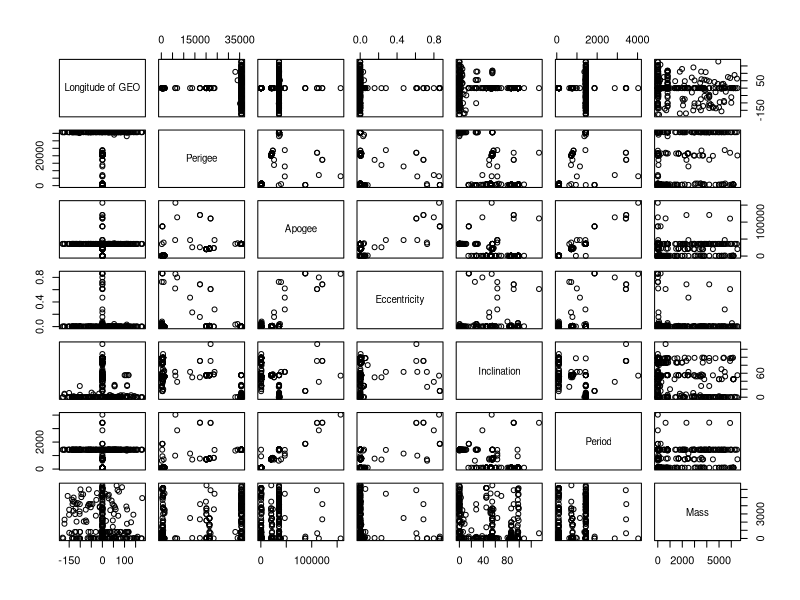
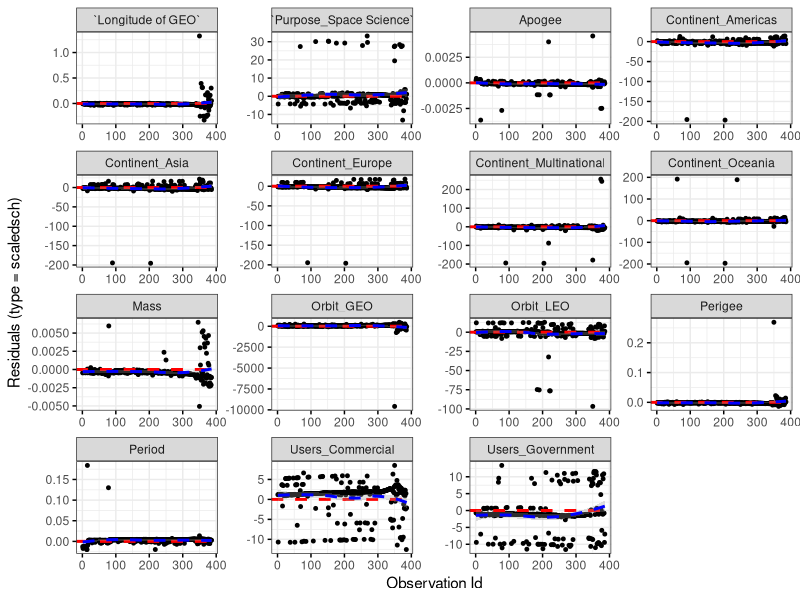

The R source for these figures, in order:
## ---- chunk 1
library(readxl)
data <- read_excel("../Dataset/JoinDatasets.xlsx", col_names = TRUE)
## ---- chunk 2
library(readxl)
library(survival)
library(survminer)
library(dplyr) 
library(ggplot2)
library(knitr)
library(broom)
library(tidyr)
## ---- chunk 3
summary(data)
## ---- chunk 4
data$Country <- factor(data$Country, ordered = F)
print('Country')
table(data$Country)

data$Continent <- factor(data$Continent, ordered = F)
print('Continent')
table(data$Continent)

data$Users <- factor(data$Users, ordered = F)
print('Users')
table(data$Users)

data$Purpose <- factor(data$Purpose, ordered = F)
print('Purpose')
table(data$Purpose)

data$Orbit <- factor(data$Orbit, ordered = F)
print('Class of Orbit')
table(data$Orbit)

data$Status <- factor(data$Status, ordered = F)
print('Status')
table(data$Status)
## ---- chunk 5
data <- data[sample(nrow(data)), ]
## ---- chunk 6
num <- c("Longitude of GEO", "Perigee", "Apogee", "Eccentricity", "Inclination", "Period", "Mass")
data_num <- data[,num]

cor(data_num)
# Apogee - Period 0.96672436  
# Perigee - Inclination -0.88628415   
# Perigee - Period 0.8327784  
# Period - Inclination -0.73233046  
# Apogee - Perigee 0.67998408  
# Apogee - Eccentricity 0.67998408  
# Apogee - Inclination -0.60232423  

pairs(data_num)
## ---- chunk 7
#install.packages("fastDummies")
library(fastDummies)

# USERS : Levels: Civil Commercial Government Military

dummy_data <- dummy_cols(data, select_columns = "Users", remove_first_dummy = TRUE)

# PURPOSE : Levels: Communications Earth Observation Navigation Space Science Technology Development

dummy_data <- dummy_cols(dummy_data, select_columns = "Purpose", remove_first_dummy = TRUE)


# ORBIT : Levels: Elliptical GEO LEO MEO

dummy_data <- dummy_cols(dummy_data, select_columns = "Orbit", remove_first_dummy = TRUE)


# CONTINENT: Levels: Africa Americas Asia Europe Multinational Oceania

dummy_data <- dummy_cols(dummy_data, select_columns = "Continent", remove_first_dummy = TRUE)


# dataset senza Purpose, Users, Continent and Orbit

dummy_data <- dummy_data[,c(1:2,6:17,19:33)]

## ---- chunk 8
time <- dummy_data$`Effective Lifetime`
status <- dummy_data$Status

covariates <- c("Longitude of GEO" , "Perigee" ,"Apogee", "Eccentricity" ,"Inclination", "Period", "Mass", "Users_Commercial", "Users_Government",                      "Users_Military", "Purpose_Earth Observation", "Purpose_Navigation", "Purpose_Space Science", "Purpose_Technology Development",                        "Orbit_GEO", "Orbit_LEO",  "Orbit_MEO", "Continent_Americas", "Continent_Asia", "Continent_Europe", "Continent_Multinational",       
                 "Continent_Oceania")

n_coef <- length(covariates)

cox1 <- coxph(Surv(time,status == 'retired') ~ ., data = dummy_data[,covariates])
summary(cox1)

## ---- chunk 9
time <- dummy_data$`Effective Lifetime`
status <- dummy_data$Status

covariates <- c("Longitude of GEO" , "Perigee" ,"Apogee", "Eccentricity" ,"Inclination", "Period", "Mass", "Users_Commercial", "Users_Government",                      "Users_Military", "Purpose_Earth Observation", "Purpose_Navigation", "Purpose_Space Science","Orbit_GEO", "Orbit_LEO","Orbit_MEO",                    "Continent_Americas", "Continent_Asia", "Continent_Europe", "Continent_Multinational","Continent_Oceania")

n_coef <- length(covariates)

cox2 <- coxph(Surv(time,status == 'retired') ~ ., data = dummy_data[,covariates])
summary(cox2)

## ---- chunk 10
time <- dummy_data$`Effective Lifetime`
status <- dummy_data$Status

covariates <- c("Longitude of GEO" , "Perigee" ,"Apogee", "Eccentricity" ,"Inclination", "Period", "Mass", "Users_Commercial", "Users_Government",                      "Users_Military", "Purpose_Earth Observation", "Purpose_Navigation", "Purpose_Space Science","Orbit_GEO", "Orbit_LEO",                    "Continent_Americas", "Continent_Asia", "Continent_Europe", "Continent_Multinational","Continent_Oceania")

n_coef <- length(covariates)

cox3 <- coxph(Surv(time,status == 'retired') ~ ., data = dummy_data[,covariates])
summary(cox3)

## ---- chunk 11
time <- dummy_data$`Effective Lifetime`
status <- dummy_data$Status

covariates <- c("Longitude of GEO" , "Perigee" ,"Apogee", "Eccentricity" ,"Inclination", "Period", "Mass", "Users_Commercial", "Users_Government",                      "Users_Military", "Purpose_Earth Observation", "Purpose_Space Science","Orbit_GEO", "Orbit_LEO",                    "Continent_Americas", "Continent_Asia", "Continent_Europe", "Continent_Multinational","Continent_Oceania")

n_coef <- length(covariates)

cox4 <- coxph(Surv(time,status == 'retired') ~ ., data = dummy_data[,covariates])
summary(cox4)

## ---- chunk 12
time <- dummy_data$`Effective Lifetime`
status <- dummy_data$Status

covariates <- c("Longitude of GEO" , "Perigee" ,"Apogee" ,"Inclination", "Period", "Mass", "Users_Commercial", "Users_Government",                      "Users_Military", "Purpose_Earth Observation", "Purpose_Space Science","Orbit_GEO", "Orbit_LEO",                    "Continent_Americas", "Continent_Asia", "Continent_Europe", "Continent_Multinational","Continent_Oceania")

n_coef <- length(covariates)

cox5 <- coxph(Surv(time,status == 'retired') ~ ., data = dummy_data[,covariates])
summary(cox5)

## ---- chunk 13
time <- dummy_data$`Effective Lifetime`
status <- dummy_data$Status

covariates <- c("Longitude of GEO" , "Perigee" ,"Apogee" ,"Inclination", "Period", "Mass", "Users_Commercial", "Users_Government", "Purpose_Earth Observation", "Purpose_Space Science","Orbit_GEO", "Orbit_LEO", "Continent_Americas", "Continent_Asia", "Continent_Europe", "Continent_Multinational","Continent_Oceania")

n_coef <- length(covariates)

cox6 <- coxph(Surv(time,status == 'retired') ~ ., data = dummy_data[,covariates])
summary(cox6)

## ---- chunk 14
time <- dummy_data$`Effective Lifetime`
status <- dummy_data$Status

covariates <- c("Longitude of GEO" , "Perigee" ,"Apogee" , "Period", "Mass", "Users_Commercial", "Users_Government", "Purpose_Earth Observation", "Purpose_Space Science","Orbit_GEO", "Orbit_LEO", "Continent_Americas", "Continent_Asia", "Continent_Europe", "Continent_Multinational","Continent_Oceania")

n_coef <- length(covariates)

cox7 <- coxph(Surv(time,status == 'retired') ~ ., data = dummy_data[,covariates])
summary(cox7)

## ---- chunk 15
time <- dummy_data$`Effective Lifetime`
status <- dummy_data$Status

covariates <- c("Longitude of GEO" , "Perigee" ,"Apogee" , "Period", "Mass", "Users_Commercial", "Users_Government", "Purpose_Space Science","Orbit_GEO", "Orbit_LEO", "Continent_Americas", "Continent_Asia", "Continent_Europe", "Continent_Multinational","Continent_Oceania")

n_coef <- length(covariates)

cox8 <- coxph(Surv(time,status == 'retired') ~ ., data = dummy_data[,covariates])
summary(cox8)

## ---- chunk 16
test <- cox.zph(cox8)
test
## ---- chunk 17
# Residui
ggcoxdiagnostics(cox8, type = "scaledsch")
